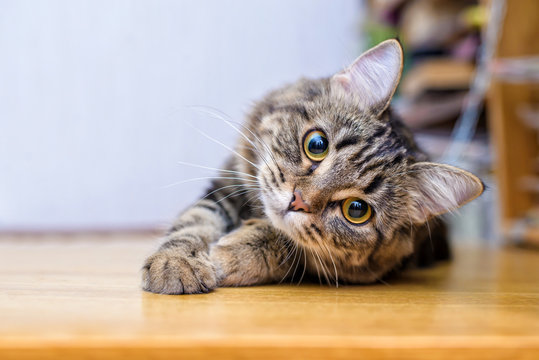
#> input picture Photos/cat2.jpg, 539 x 360 px
$ python thresh.py
#> lines starting #> are read from the running program, lines starting #| are printed output that depends on the picture; after the words box and inside, x2 and y2 are one past the last pixel; in counts of white or black regions, pixels touching at a corner belong together
import cv2 as cv

img = cv.imread('Photos/cat2.jpg')
#> img is the input picture: shape (360, 539, 3); mean B, G, R 153.9, 166.9, 183.6
cv.imshow('Cats', img)

gray = cv.cvtColor(img, cv.COLOR_BGR2GRAY)
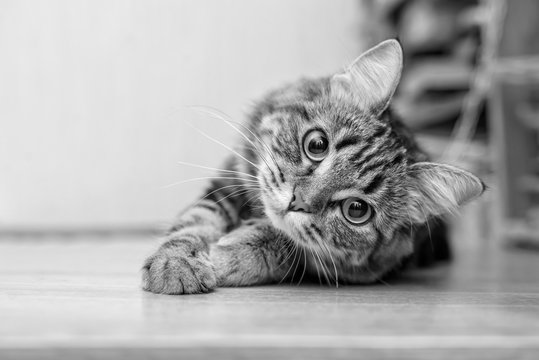
#> gray: shape (360, 539); min 0, max 253, mean 170.5
cv.imshow('Gray', gray)

# Simple Thresholding
threshold,thresh = cv.threshold(gray, 225, 255, cv.THRESH_BINARY)
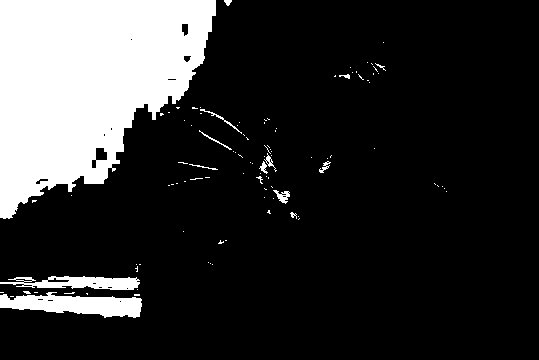
#> thresh: shape (360, 539); 18.5% white; 102 white regions (87 under 20 px), largest, box (x1, y1, x2, y2) and area: (0, 0, 216, 219) 31559, (0, 292, 142, 318) 2294, (0, 276, 140, 290) 1214
cv.imshow('Thresholded', thresh)

threshold,thresh_inv = cv.threshold(gray, 150, 255, cv.THRESH_BINARY_INV)
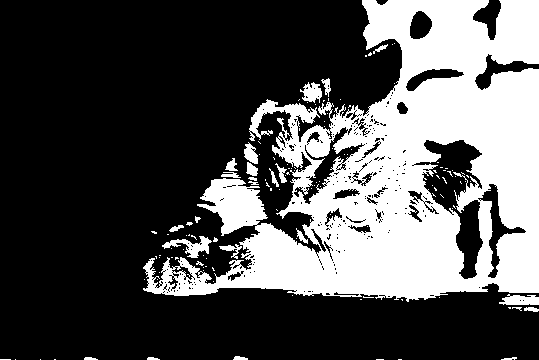
#> thresh_inv: shape (360, 539); 32.2% white; 129 white regions (106 under 20 px), largest, box (x1, y1, x2, y2) and area: (143, 0, 539, 302) 59870, (162, 236, 212, 258) 429, (499, 294, 539, 305) 328
cv.imshow('Thresholded Inverse', thresh_inv)

# Adaptive Thresholding

adaptive_thresh = cv.adaptiveThreshold(gray, 255, cv.ADAPTIVE_THRESH_MEAN_C, cv.THRESH_BINARY_INV, 11, 5)
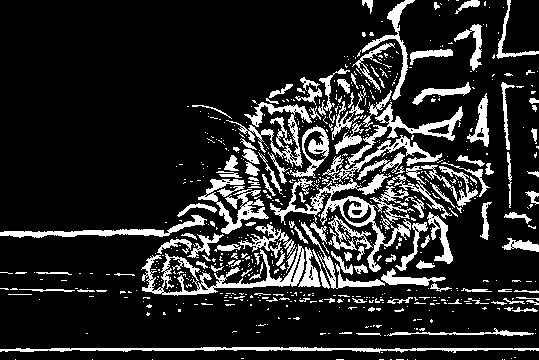
#> adaptive_thresh: shape (360, 539); 16% white; 703 white regions (564 under 20 px), largest, box (x1, y1, x2, y2) and area: (270, 173, 411, 272) 2338, (322, 102, 463, 184) 2134, (141, 244, 305, 296) 2008
cv.imshow('Adaptive Thresholding', adaptive_thresh)

cv.waitKey(0)

$ run again, with Photos/cat1.jpg copied over Photos/cat2.jpg
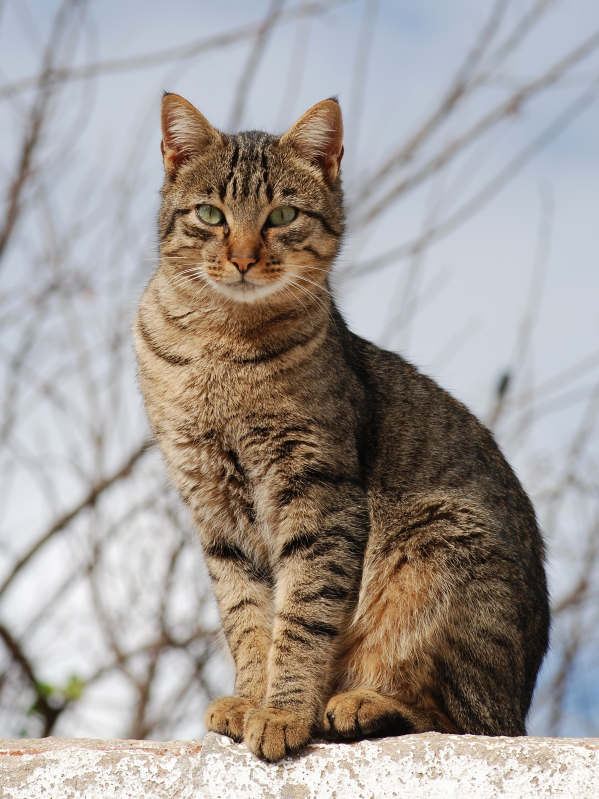
#> input picture Photos/cat1.jpg, 1795 x 2397 px (shown at 1/3 size)
#> img is the input picture: shape (2397, 1795, 3); mean B, G, R 150, 154.8, 161.8
#> `threshold,thresh = cv.threshold(gray, 225, 255, cv.THRESH_BINARY)`:
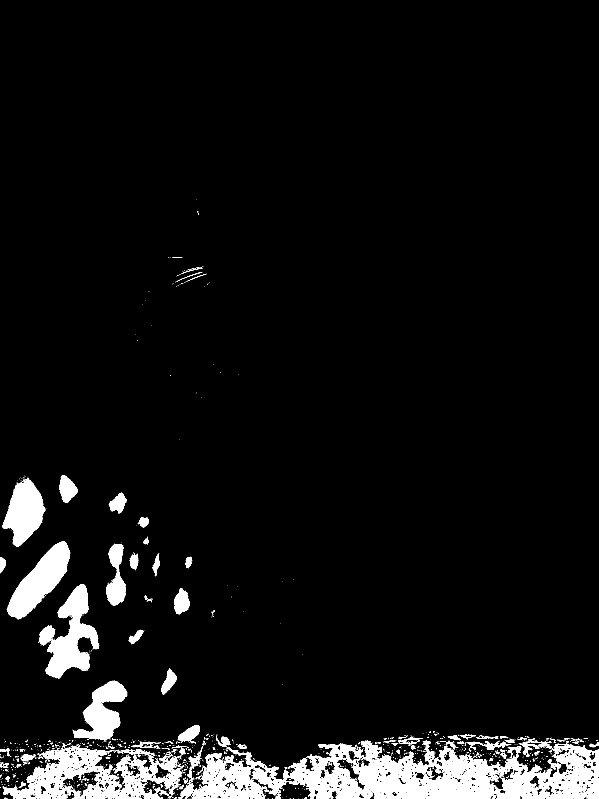
#> thresh: shape (2397, 1795) (shown at 1/3 size); 6.1% white; 1328 white regions (1180 under 20 px), largest, box (x1, y1, x2, y2) and area: (535, 2221, 1795, 2397) 115361, (8, 2237, 547, 2397) 38178, (137, 1752, 298, 2036) 20516
#> thresh_inv: shape (2397, 1795); 33.1% white; 3359 white regions (3063 under 20 px), largest, box (x1, y1, x2, y2) and area: (491, 828, 1794, 2306) 1032634, (465, 272, 1056, 883) 222002, (378, 1814, 665, 2221) 28198
#> `adaptive_thresh = cv.adaptiveThreshold(gray, 255, cv.ADAPTIVE_THRESH_M..`:
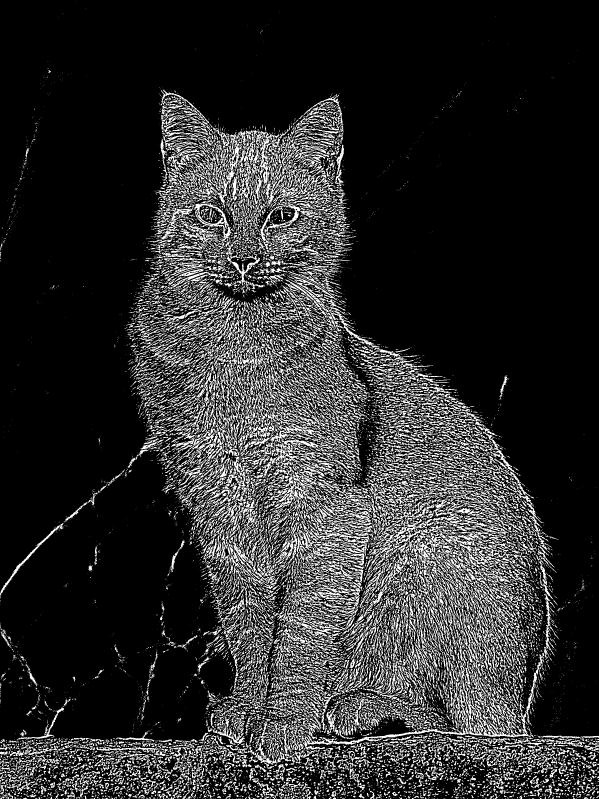
#> adaptive_thresh: shape (2397, 1795) (shown at 1/3 size); 17.7% white; 17132 white regions (12242 under 20 px), largest, box (x1, y1, x2, y2) and area: (742, 1188, 1042, 1614) 17101, (914, 1917, 1601, 2235) 16084, (575, 384, 841, 698) 14635

$ run again, with Photos/cat10.jpg copied over Photos/cat2.jpg
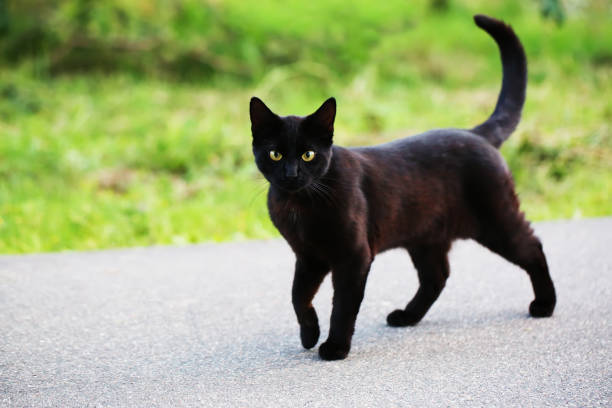
#> input picture Photos/cat10.jpg, 612 x 408 px
#> img is the input picture: shape (408, 612, 3); mean B, G, R 121.3, 166, 154.2
#> `threshold,thresh = cv.threshold(gray, 225, 255, cv.THRESH_BINARY)`:
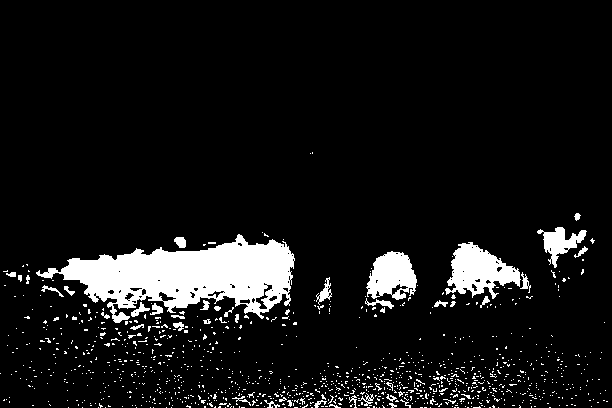
#> thresh: shape (408, 612); 8.5% white; 1081 white regions (1038 under 20 px), largest, box (x1, y1, x2, y2) and area: (36, 234, 295, 323) 11475, (445, 242, 521, 299) 2334, (366, 251, 417, 300) 1686
#> thresh_inv: shape (408, 612); 32.7% white; 80 white regions (61 under 20 px), largest, box (x1, y1, x2, y2) and area: (0, 0, 612, 362) 78383, (129, 144, 191, 180) 896, (532, 0, 566, 32) 638
#> `adaptive_thresh = cv.adaptiveThreshold(gray, 255, cv.ADAPTIVE_THRESH_M..`:
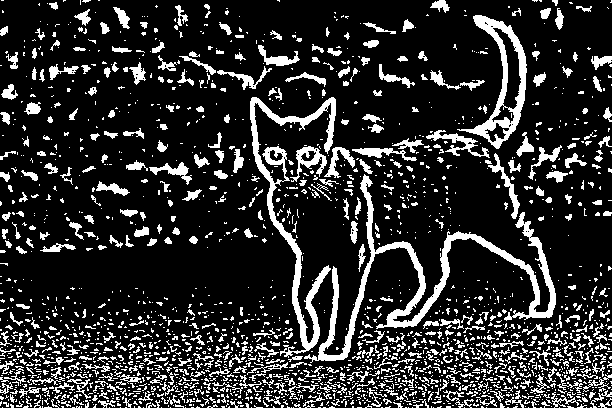
#> adaptive_thresh: shape (408, 612); 17.7% white; 2277 white regions (1838 under 20 px), largest, box (x1, y1, x2, y2) and area: (304, 174, 556, 363) 5206, (250, 97, 336, 358) 3448, (457, 15, 527, 149) 2222
